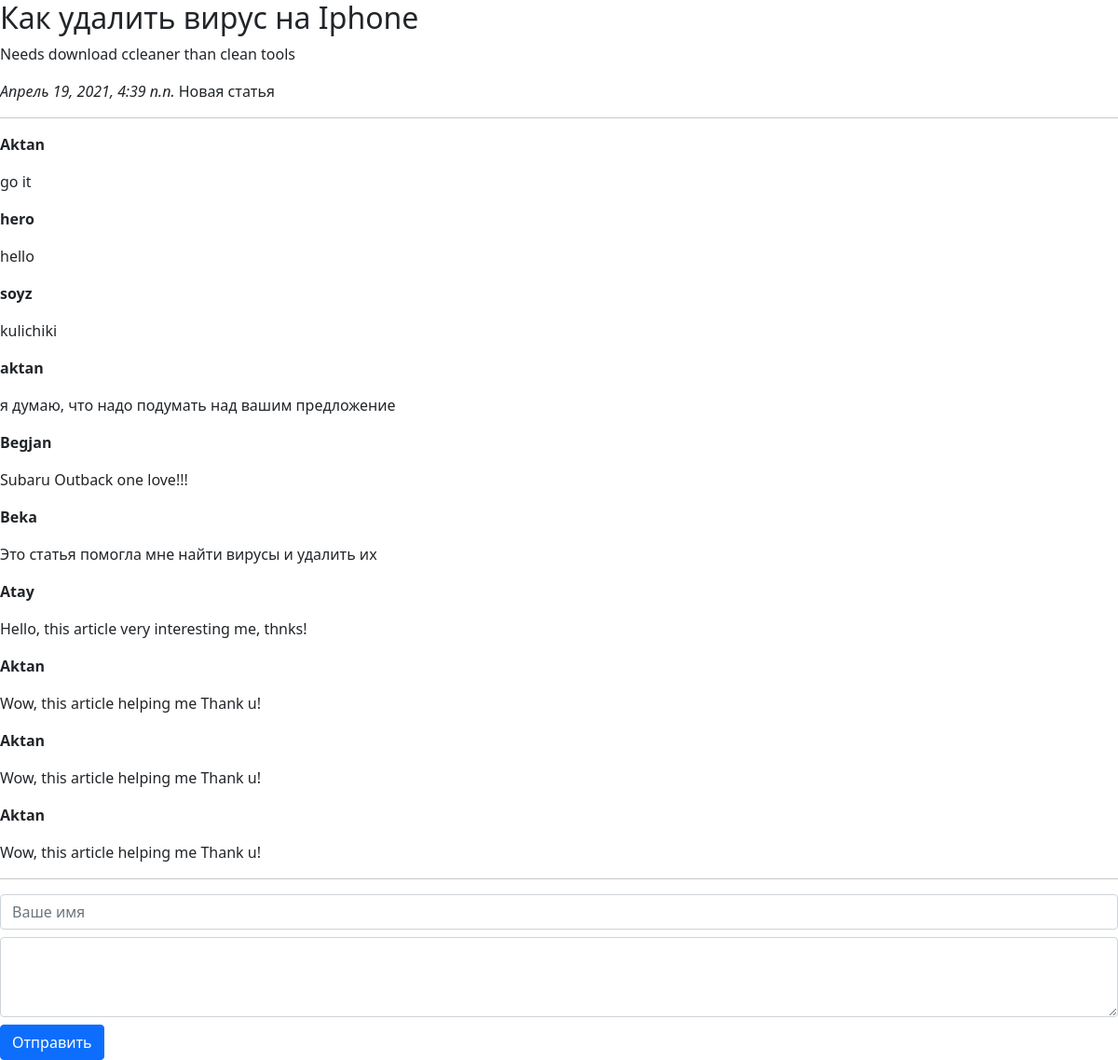
Page /polls/3/ on the committed database.
### polls/models.py (models this page shows, shortened)
class Article(models.Model):
    article_title = models.CharField('название статьи', max_length=255)
    article_text = models.TextField('текст')
    pub_date = models.DateTimeField('дата публикации')
    def was_published_recently(self):
        return self.pub_date >= (timezone.now() - datetime.timedelta(days = 7))
    class Meta:
        verbose_name = "Статья"
        verbose_name_plural = "Статьи"

class Comment(models.Model):
    article = models.ForeignKey(Article, on_delete=models.CASCADE)
    auth_name = models.CharField('автор', max_length=50)
    comment_text = models.CharField('коментарий', max_length=200)
    class Meta:
        verbose_name = "Комментарий"
        verbose_name_plural = "Комментарии"

### polls/views.py (the view)
# urls.py: path('<int:article_id>/', views.detail, name='detail'),
def detail(request, article_id):
    try:
        a = Article.objects.get( id = article_id )
    except:
        raise Http404("Статья не найдена!")
    latest_comment_list = a.comment_set.order_by('-id')[:10]
    return render(request, 'polls/detail.html', {'article' : a, 'latest_comment_list':latest_comment_list})

### templates/polls/detail.html (shortened to what this page needs)
{% extends 'base.html' %}
{% block content %}
    <h2>{{article.article_title}}</h2>
    <p>{{article.article_text}}</p>
    <em>{{article.pub_date}}</em>
    {% if article.was_published_recently %}
        Новая статья
    {% endif %}
    <hr>
    {% if latest_comment_list %}
        {% for c in latest_comment_list %}
            <p>
                <strong>{{c.auth_name}}</strong>
                <p>{{c.comment_text}}</p>
            </p>
        {% endfor %}
    {% else %}
    <div class="alert alert-warning" role="alert">
        Комментарии не найдены
    </div>
    {% endif %}
    <hr>
    <form action="{% url 'polls:leave_comment' article.id %}" method="POST">
        <div class="form-group">
            <input name="name" type="text" class="form-control mb-2 w-5" id="exampleFormControlInput1" placeholder="Ваше имя">
        </div>
        <div class="form-group">
            <textarea name="text" class="form-control mb-2" id="exampleFormControlTextarea1" rows="3"></textarea>
        </div>
        <button class="btn btn-primary" type="submit">Отправить</button>
    </form>
{% endblock %}

### rows in the picture
Article: article_text "Needs download ccleaner than clean tools", pub_date "Апрель 19, 2021, 4:39 п.п."
Comment: auth_name "Aktan", comment_text "go it"
Comment: auth_name "hero", comment_text "hello"
Comment: auth_name "soyz", comment_text "kulichiki"
Comment: auth_name "aktan", comment_text "я думаю, что надо подумать над вашим предложение"
Comment: auth_name "Begjan", comment_text "Subaru Outback one love!!!"
Comment: auth_name "Beka", comment_text "Это статья помогла мне найти вирусы и удалить их"
Comment: auth_name "Atay", comment_text "Hello, this article very interesting me, thnks!"
Comment: auth_name "Aktan", comment_text "Wow, this article helping me Thank u!"
Comment: auth_name "Aktan", comment_text "Wow, this article helping me Thank u!"
Comment: auth_name "Aktan", comment_text "Wow, this article helping me Thank u!"
